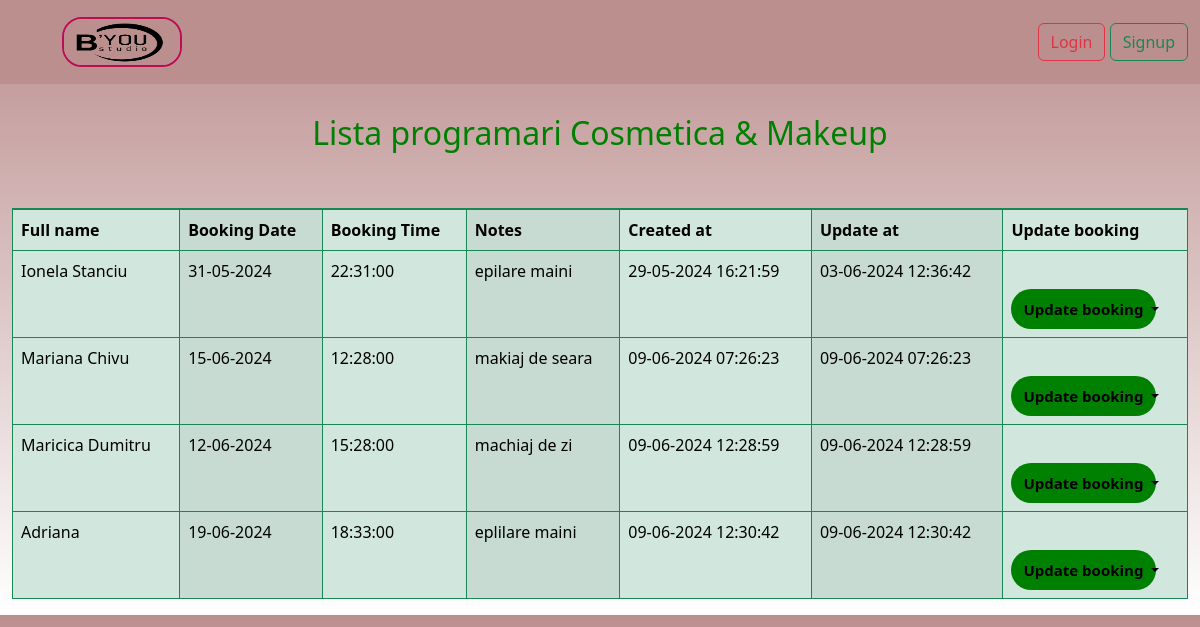
/list_cosmetica, run on an earlier commit of the app's database.
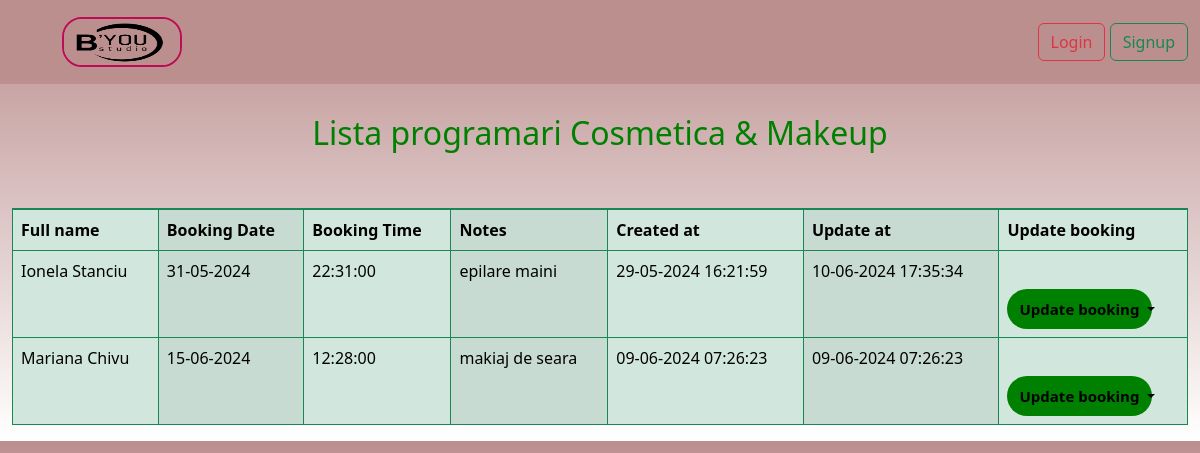
And on a later commit of the database.
### cosmetica/models.py (models this page shows, shortened)
class Cosmetica(models.Model):
    full_name = models.CharField(max_length=40)
    booking_date = models.DateField()
    booking_time = models.TimeField()
    notes = models.TextField(max_length=400)
    created_at = models.DateTimeField(auto_now_add=True)
    updated_at = models.DateTimeField(auto_now=True)

### cosmetica/views.py (the view)
# urls.py: path('list_cosmetica', views.CosmeticaListView.as_view(), name='list_cosmetica'),
class CosmeticaListView(ListView):
    template_name = 'cosmetica/list_cosmetica.html'
    model = Cosmetica
    context_object_name = 'all_list_cosmetica'

### templates/cosmetica/list_cosmetica.html (shortened to what this page needs)
{% extends 'base.html' %}
{% load static %}
{% block content %}
    <div class="container-fluid backgroond">
        <div class="row">
            <div class="col-sm-12 col-md-4 offset-md-7 col-lg-12 offset-lg-0">
            <div class="text">
                <h2 class="text-center">Lista programari Cosmetica & Makeup</h2>
            </div>
            <br/> <br/>
                <table class="table table-success table-striped-columns
        table table-bordered border-success table-group-divider">
                    <thead>
                    <tr>
                        <th>Full name</th>
                        <th>Booking Date</th>
                        <th>Booking Time</th>
                        <th>Notes</th>
                        <th>Created at</th>
                        <th>Update at</th>
                        <th>Update booking</th>
                    </tr>
                    </thead>
                    <tbody>
                    {% for list in all_list_cosmetica %}
                        <tr>
                            <td>{{ list.full_name }}</td>
                            <td>{{ list.booking_date|date:"d-m-Y" }}</td>
                            <td>{{ list.booking_time|time:"H:i:s" }}</td>
                            <td>{{ list.notes }}</td>
                            <td>{{ list.created_at|date:"d-m-Y H:i:s" }}</td>
                            <td>{{ list.updated_at|date:"d-m-Y H:i:s" }}</td>
                            <td>
                                <div class="dropdown">
                                    <button class="btn btn-outline dropdown-toggle btn_cosmetica" type="button"
                                            data-bs-toggle="dropdown" aria-expanded="false">
                                        Update booking
                                    </button>
                                </div>
                            </td>
                        </tr>
                    {% endfor %}
                    </tbody>
                </table>
            </div>
        </div>
    </div>
{% endblock %}

### templates/base.html (shortened to what this page needs)
{% load static %}
<!DOCTYPE html>
<html lang="en">
<head>
    <link href="https://cdn.jsdelivr.net/npm/bootstrap@5.3.3/dist/css/bootstrap.min.css" rel="stylesheet"
>
    <link rel="stylesheet" href="{% static 'css/style.css' %}">
</head>
<body>
{% include 'navbar.html' %}
{% block content %}
{% endblock %}
</body>
</html>

### templates/navbar.html (shortened to what this page needs)
{% load static %}
<nav class="navbar navbar-expand-lg bg-body-tertiary" style="padding:0">
    <div class="container-fluid" style="background: rosybrown; padding: 0.75rem">
        <a class="navbar-brand" href="{% url 'home' %}">
            <img src="{% static 'byou.png' %}" class="Logo">
        </a>
        {% if user.is_authenticated %}
            <div class="Icons" style="">
                <a href="#">
                    <ion-icon name="logo-facebook"></ion-icon>
                </a>
                <a href="#">
                    <ion-icon name="logo-instagram"></ion-icon>
                </a>
                <a href="#">
                    <ion-icon name="logo-google"></ion-icon>
                </a>
            </div>
            <form method="post" action="{% url 'logout' %}">
                {% csrf_token %}
                <button type="submit" class="btn btn-outline-success">
                    Logout, {{ user.username }}</button>
            </form>
        {% else %}
            <div class="login">
                <a href="{% url 'login' %}" class="btn btn-outline-danger">Login</a>
                <a href="{% url 'create_user' %}" class="btn btn-outline-success">Signup</a>
            </div>
        {% endif %}
        </div>
</nav>

### templates/base.html (style rules this page uses)
body { background: linear-gradient(rosybrown, white); }

### templates/navbar.html (style rules this page uses)
.Logo { border: 2px solid deeppink; border-radius: 20px; width: 120px; height: 50px; mix-blend-mode: multiply; margin-left: 50px; animation-name: glow; animation-duration: 5s; animation-iteration-count: infinite; }

### templates/cosmetica/list_cosmetica.html (style rules this page uses)
.btn_cosmetica { width: 145px; height: 40px; background: green; border: none; margin-top: 30px; font-size: 15px; font-weight: bolder; border-radius: 20px; cursor: pointer; color: black; transition: 0.4s; }
.text { color: green; margin-top: 30px; animation: text; animation-duration: 10s; transition: 1s; }

What changed in the data, as far as the page shows it:
removed Cosmetica: full_name "Maricica Dumitru", booking_date "12-06-2024", booking_time "15:28:00", notes "machiaj de zi", created_at "09-06-2024 12:28:59", updated_at "09-06-2024 12:28:59"
removed Cosmetica: full_name "Adriana", booking_date "19-06-2024", booking_time "18:33:00", notes "eplilare maini", created_at "09-06-2024 12:30:42", updated_at "09-06-2024 12:30:42"
changed Cosmetica "Ionela Stanciu": updated_at "03-06-2024 12:36:42" → "10-06-2024 17:35:34"
